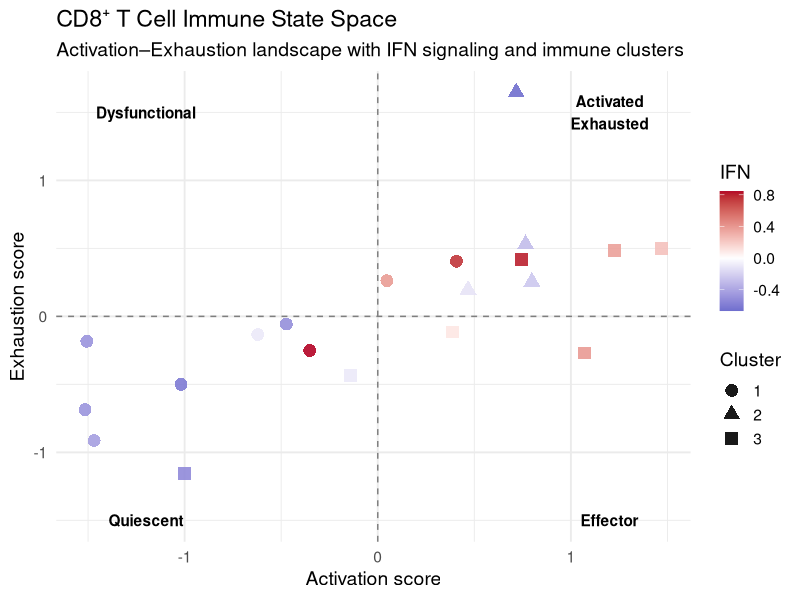

Here is the R script that generated this plot:
library(tidyverse)

# -----------------------------
# Load files
# -----------------------------

state <- read.csv("results/tables/immune_state_space.csv")
clusters <- read.csv("results/tables/immune_clusters.csv")

# -----------------------------
# Merge cluster info
# -----------------------------

df <- state %>%
  left_join(clusters, by = "sample")

# Debug check
print(colnames(df))
print(head(df))

# Convert cluster to factor
df$cluster <- as.factor(df$cluster)

# -----------------------------
# Plot
# -----------------------------

p <- ggplot(df, aes(x = activation, y = exhaustion)) +

  # Quadrant lines
  geom_vline(
    xintercept = 0,
    linetype = "dashed",
    color = "grey50"
  ) +

  geom_hline(
    yintercept = 0,
    linetype = "dashed",
    color = "grey50"
  ) +

  # Points
  geom_point(
    aes(color = ifn, shape = cluster),
    size = 4,
    alpha = 0.9
  ) +

  # IFN gradient
  scale_color_gradient2(
    low = "#3B4CC0",
    mid = "white",
    high = "#B40426",
    midpoint = 0
  ) +

  # Quadrant labels
  annotate(
    "text",
    x = 1.2,
    y = 1.5,
    label = "Activated\nExhausted",
    fontface = "bold"
  ) +

  annotate(
    "text",
    x = 1.2,
    y = -1.5,
    label = "Effector",
    fontface = "bold"
  ) +

  annotate(
    "text",
    x = -1.2,
    y = -1.5,
    label = "Quiescent",
    fontface = "bold"
  ) +

  annotate(
    "text",
    x = -1.2,
    y = 1.5,
    label = "Dysfunctional",
    fontface = "bold"
  ) +

  labs(
    title = "CD8⁺ T Cell Immune State Space",
    subtitle = "Activation–Exhaustion landscape with IFN signaling and immune clusters",
    x = "Activation score",
    y = "Exhaustion score",
    color = "IFN",
    shape = "Cluster"
  ) +

  theme_minimal(base_size = 14)

# -----------------------------
# Save
# -----------------------------

ggsave(
  snakemake@output[[1]],
  plot = p,
  width = 8,
  height = 6,
  dpi = 300
)
